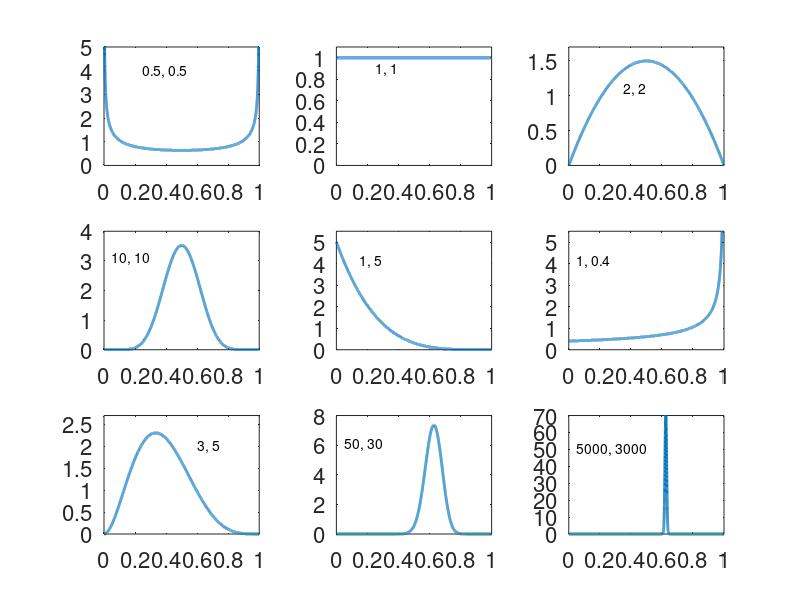
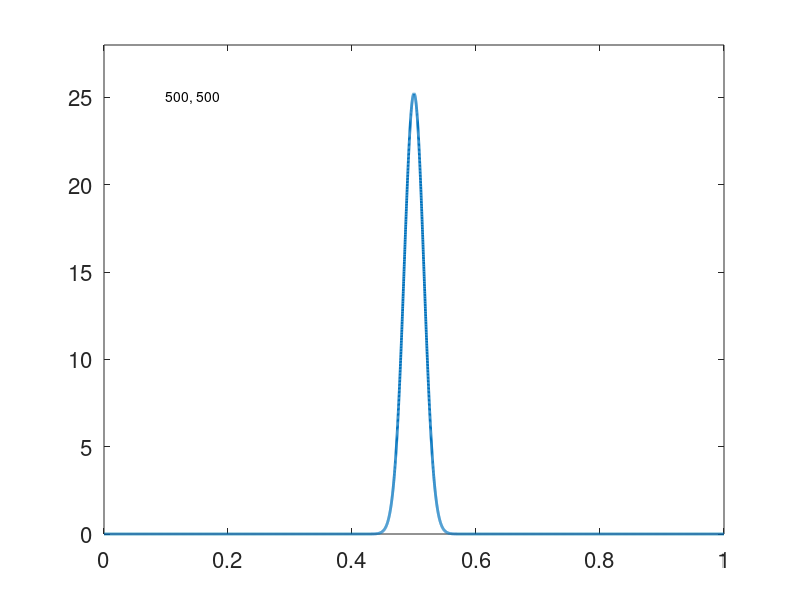

Reproduce these figures in MATLAB, in order.
   
clear all
close all

disp('BETA PLOTS FOR BAYES')
  lw = 2; 
  set(0, 'DefaultAxesFontSize', 16);
  fs = 15;
  msize = 10;
% end of preabmle--------------------------------------

  figure(1)
xx = 0:0.0001:1;
subplot(3,3,1)
  yy1 = betapdf(xx, 1/2, 1/2);
  plot(xx, yy1, 'linewidth',lw)
  text(0.25, 4, '0.5, 0.5')
  axis([0 1 0 5])
subplot(3,3,2)
  yy1 = betapdf(xx, 1, 1);
  plot(xx, yy1, 'linewidth',lw)
   text(0.25, 0.9, '1, 1')
  axis([0 1 0 1.1])
subplot(3,3,3)
  yy1 = betapdf(xx, 2, 2);
  plot(xx, yy1, 'linewidth',lw)
    text(0.35, 1.1, '2, 2')
  axis([0 1 0 1.7])
subplot(3,3,4)
  yy1 = betapdf(xx, 10, 10);
  plot(xx, yy1, 'linewidth',lw)  
  text(0.05, 3.1, '10, 10')
subplot(3,3,5)
  yy1 = betapdf(xx, 1, 5);
  plot(xx, yy1, 'linewidth',lw)
  text(0.15, 4.1, '1, 5')
  axis([0 1 0 5.5])
subplot(3,3,6)
  yy1 = betapdf(xx, 1, 0.4);
  plot(xx, yy1, 'linewidth',lw)
  text(0.05, 4.1, '1, 0.4')
  axis([0 1 0 5.5])
subplot(3,3,7)
  yy1 = betapdf(xx, 3, 5);
  plot(xx, yy1, 'linewidth',lw)
  text(0.6, 2, '3, 5')
  axis([0 1 0 2.7])
subplot(3,3,8)
  yy1 = betapdf(xx, 50, 30);
  plot(xx, yy1, 'linewidth',lw)
  text(0.05, 6.1, '50, 30')
  axis([0 1 0 8])
subplot(3,3,9)
  yy1 = betapdf(xx, 5000, 3000);
  plot(xx, yy1, 'linewidth',lw)
  text(0.05, 50, '5000, 3000')
  axis([0 1 0 70])
 %print -depsc 'C:\Brani\Courses\bmestatu\BMESBOOK\RVar\betapdfs.eps'
%%
  figure(2)
   yycoin = betapdf(xx, 500, 500);
  plot(xx, yycoin, 'linewidth',lw)
  text(0.1, 25, '500, 500')
  axis([0 1 0  28])
